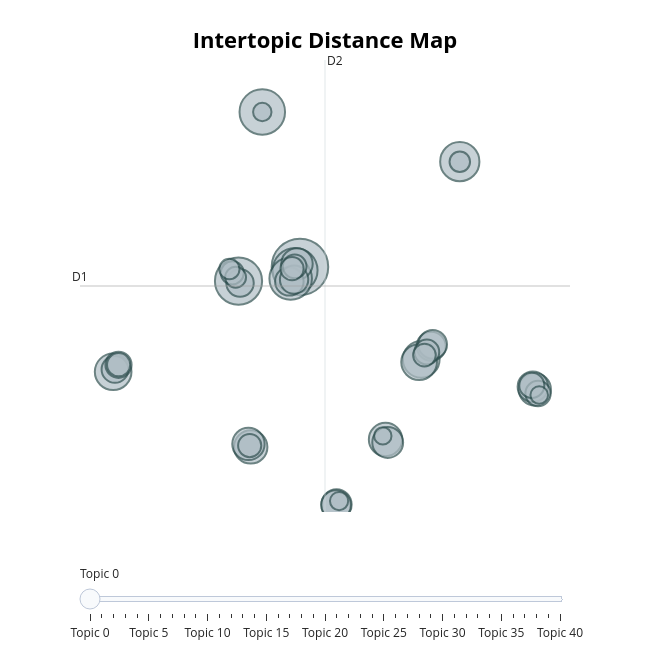

Notebook source saved alongside this figure:
### Code cell
topic_model.visualize_topics()

### Figure 1 — Plotly figure (JSON) as saved in the notebook; plotly's stock layout.template omitted (floating-point values rounded to 4 significant figures)
{"data": [{"customdata": [[0, "school | education | student | high | college", 434], [1, "care | health | nursing | patient | hospital", 302], [2, "report | annual | communication | comptroller | year", 281], [3, "wage | worker | employee | fund | compensation", 273], [4, "retirement | pension | benefit | board | creditable", 245], [5, "tax | exemption | property | senior | citizen", 209], [6, "land | authorize | parcel | convey | town", 183], [7, "child | foster | custody | family | parental", 182], [8, "housing | affordable | homelessness | eviction | home", 173], [9, "drug | substance | prescription | opioid | treatment", 151], [10, "parking | vehicle | motorcycle | driver | safety", 151], [11, "beverage | alcoholic | license | additional | premise", 142], [12, "water | resource | coastal | natural | fishery", 141], [13, "insurance | fee | consumer | automobile | motor", 134], [14, "transportation | electric | vehicle | rail | transit", 129], [15, "animal | dog | pesticide | pet | toxic", 126], [16, "emergency | safety | officer | personnel | technician", 124], [17, "police | officer | position | civil | exempt", 119], [18, "voting | voter | election | ballot | party", 115], [19, "amendment | legislative | constitution | proposal | rule", 112], [20, "veteran | guard | soldier | national | member", 110], [21, "leave | sick | bank | employee | trial", 109], [22, "mental | health | behavioral | psychiatric | care", 102], [23, "sexual | violence | assault | domestic | abuse", 97], [24, "crime | victim | parole | probation | violent", 93], [25, "energy | renewable | clean | efficiency | environmental", 87], [26, "waste | recycling | plastic | disposal | reduce", 85], [27, "meeting | election | town | hold | validate", 84], [28, "food | donation | restaurant | healthy | charitable", 76], [29, "firearm | gun | trafficking | illegal | weapon", 73], [30, "commission | special | final | review | revive", 73], [31, "marijuana | cannabis | tobacco | product | harm", 73], [32, "correction | plan | inspection | communication | health", 72], [33, "charter | town | city | amesbury | rule", 70], [34, "human | executive | communication | health | service", 59], [35, "credit | tax | income | earn | rehabilitation", 57], [36, "dph | correctional | facility | inspection | alzheimer", 56], [37, "summary | eotc | datum | process | report", 46], [38, "building | construction | safety | project | excavation", 45], [39, "gas | natural | pipeline | station | leak", 42], [40, "plate | license | registration | veteran | distinctive", 41]], "hovertemplate": "<b>Topic %{customdata[0]}</b><br>%{customdata[1]}<br>Size: %{customdata[2]}", "legendgroup": "", "marker": {"color": "#B0BEC5", "line": {"color": "DarkSlateGrey", "width": 2}, "size": [434, 302, 281, 273, 245, 209, 183, 182, 173, 151, 151, 142, 141, 134, 129, 126, 124, 119, 115, 112, 110, 109, 102, 97, 93, 87, 85, 84, 76, 73, 73, 73, 72, 70, 59, 57, 56, 46, 45, 42, 41], "sizemode": "area", "sizeref": 0.2712, "symbol": "circle"}, "mode": "markers", "name": "", "orientation": "v", "showlegend": false, "type": "scatter", "x": [-2.51, -7.021, -5.275, -2.863, -3.191, 9.226, 6.393, -16.22, 6.24, -6.123, 3.773, -6.292, 14.73, -2.727, 3.934, 14.59, 0.1755, 0.1408, 7.127, 7.233, -3.287, -2.941, -6.909, -16.09, -15.83, 14.97, 14.51, 6.804, -2.896, -15.82, -3.089, -6.199, -7.476, 6.631, -7.234, 9.226, -7.689, -5.275, 0.363, 15.06, 3.574], "xaxis": "x", "y": [10.82, 10.01, 19.58, 10.62, 10.16, 16.76, 5.589, 4.888, 5.435, 0.6418, 1.059, 0.8094, 3.899, 10.99, 0.8923, 4.041, -2.607, -2.642, 6.331, 6.437, 9.999, 10.1, 9.904, 5.021, 5.282, 3.661, 4.12, 6.005, 10.85, 5.292, 10.72, 0.7165, 10.48, 5.83, 10.23, 16.77, 10.7, 19.58, -2.42, 3.572, 1.263], "yaxis": "y"}], "layout": {"annotations": [{"showarrow": false, "text": "D1", "x": -18.66, "y": 9.738, "yshift": 10}, {"showarrow": false, "text": "D2", "x": -0.6705, "xshift": 10, "y": 22.51}], "height": 650, "hoverlabel": {"bgcolor": "white", "font": {"family": "Rockwell", "size": 16}}, "legend": {"itemsizing": "constant", "tracegroupgap": 0}, "margin": {"t": 60}, "shapes": [{"line": {"color": "#CFD8DC", "width": 2}, "type": "line", "x0": -0.6705, "x1": -0.6705, "y0": -3.038, "y1": 22.51}, {"line": {"color": "#9E9E9E", "width": 2}, "type": "line", "x0": -18.66, "x1": 17.32, "y0": 9.738, "y1": 9.738}], "sliders": [{"active": 0, "pad": {"t": 50}, "steps": [{"args": [{"marker.color": [["red", "#B0BEC5", "#B0BEC5", "#B0BEC5", "#B0BEC5", "#B0BEC5", "#B0BEC5", "#B0BEC5", "#B0BEC5", "#B0BEC5", "#B0BEC5", "#B0BEC5", "#B0BEC5", "#B0BEC5", "#B0BEC5", "#B0BEC5", "#B0BEC5", "#B0BEC5", "#B0BEC5", "#B0BEC5", "#B0BEC5", "#B0BEC5", "#B0BEC5", "#B0BEC5", "#B0BEC5", "#B0BEC5", "#B0BEC5", "#B0BEC5", "#B0BEC5", "#B0BEC5", "#B0BEC5", "#B0BEC5", "#B0BEC5", "#B0BEC5", "#B0BEC5", "#B0BEC5", "#B0BEC5", "#B0BEC5", "#B0BEC5", "#B0BEC5", "#B0BEC5"]]}], "label": "Topic 0", "method": "update"}, {"args": [{"marker.color": [["#B0BEC5", "red", "#B0BEC5", "#B0BEC5", "#B0BEC5", "#B0BEC5", "#B0BEC5", "#B0BEC5", "#B0BEC5", "#B0BEC5", "#B0BEC5", "#B0BEC5", "#B0BEC5", "#B0BEC5", "#B0BEC5", "#B0BEC5", "#B0BEC5", "#B0BEC5", "#B0BEC5", "#B0BEC5", "#B0BEC5", "#B0BEC5", "#B0BEC5", "#B0BEC5", "#B0BEC5", "#B0BEC5", "#B0BEC5", "#B0BEC5", "#B0BEC5", "#B0BEC5", "#B0BEC5", "#B0BEC5", "#B0BEC5", "#B0BEC5", "#B0BEC5", "#B0BEC5", "#B0BEC5", "#B0BEC5", "#B0BEC5", "#B0BEC5", "#B0BEC5"]]}], "label": "Topic 1", "method": "update"}, {"args": [{"marker.color": [["#B0BEC5", "#B0BEC5", "red", "#B0BEC5", "#B0BEC5", "#B0BEC5", "#B0BEC5", "#B0BEC5", "#B0BEC5", "#B0BEC5", "#B0BEC5", "#B0BEC5", "#B0BEC5", "#B0BEC5", "#B0BEC5", "#B0BEC5", "#B0BEC5", "#B0BEC5", "#B0BEC5", "#B0BEC5", "#B0BEC5", "#B0BEC5", "#B0BEC5", "#B0BEC5", "#B0BEC5", "#B0BEC5", "#B0BEC5", "#B0BEC5", "#B0BEC5", "#B0BEC5", "#B0BEC5", "#B0BEC5", "#B0BEC5", "#B0BEC5", "#B0BEC5", "#B0BEC5", "#B0BEC5", "#B0BEC5", "#B0BEC5", "#B0BEC5", "#B0BEC5"]]}], "label": "Topic 2", "method": "update"}, {"args": [{"marker.color": [["#B0BEC5", "#B0BEC5", "#B0BEC5", "red", "#B0BEC5", "#B0BEC5", "#B0BEC5", "#B0BEC5", "#B0BEC5", "#B0BEC5", "#B0BEC5", "#B0BEC5", "#B0BEC5", "#B0BEC5", "#B0BEC5", "#B0BEC5", "#B0BEC5", "#B0BEC5", "#B0BEC5", "#B0BEC5", "#B0BEC5", "#B0BEC5", "#B0BEC5", "#B0BEC5", "#B0BEC5", "#B0BEC5", "#B0BEC5", "#B0BEC5", "#B0BEC5", "#B0BEC5", "#B0BEC5", "#B0BEC5", "#B0BEC5", "#B0BEC5", "#B0BEC5", "#B0BEC5", "#B0BEC5", "#B0BEC5", "#B0BEC5", "#B0BEC5", "#B0BEC5"]]}], "label": "Topic 3", "method": "update"}, {"args": [{"marker.color": [["#B0BEC5", "#B0BEC5", "#B0BEC5", "#B0BEC5", "red", "#B0BEC5", "#B0BEC5", "#B0BEC5", "#B0BEC5", "#B0BEC5", "#B0BEC5", "#B0BEC5", "#B0BEC5", "#B0BEC5", "#B0BEC5", "#B0BEC5", "#B0BEC5", "#B0BEC5", "#B0BEC5", "#B0BEC5", "#B0BEC5", "#B0BEC5", "#B0BEC5", "#B0BEC5", "#B0BEC5", "#B0BEC5", "#B0BEC5", "#B0BEC5", "#B0BEC5", "#B0BEC5", "#B0BEC5", "#B0BEC5", "#B0BEC5", "#B0BEC5", "#B0BEC5", "#B0BEC5", "#B0BEC5", "#B0BEC5", "#B0BEC5", "#B0BEC5", "#B0BEC5"]]}], "label": "Topic 4", "method": "update"}, {"args": [{"marker.color": [["#B0BEC5", "#B0BEC5", "#B0BEC5", "#B0BEC5", "#B0BEC5", "red", "#B0BEC5", "#B0BEC5", "#B0BEC5", "#B0BEC5", "#B0BEC5", "#B0BEC5", "#B0BEC5", "#B0BEC5", "#B0BEC5", "#B0BEC5", "#B0BEC5", "#B0BEC5", "#B0BEC5", "#B0BEC5", "#B0BEC5", "#B0BEC5", "#B0BEC5", "#B0BEC5", "#B0BEC5", "#B0BEC5", "#B0BEC5", "#B0BEC5", "#B0BEC5", "#B0BEC5", "#B0BEC5", "#B0BEC5", "#B0BEC5", "#B0BEC5", "#B0BEC5", "#B0BEC5", "#B0BEC5", "#B0BEC5", "#B0BEC5", "#B0BEC5", "#B0BEC5"]]}], "label": "Topic 5", "method": "update"}, {"args": [{"marker.color": [["#B0BEC5", "#B0BEC5", "#B0BEC5", "#B0BEC5", "#B0BEC5", "#B0BEC5", "red", "#B0BEC5", "#B0BEC5", "#B0BEC5", "#B0BEC5", "#B0BEC5", "#B0BEC5", "#B0BEC5", "#B0BEC5", "#B0BEC5", "#B0BEC5", "#B0BEC5", "#B0BEC5", "#B0BEC5", "#B0BEC5", "#B0BEC5", "#B0BEC5", "#B0BEC5", "#B0BEC5", "#B0BEC5", "#B0BEC5", "#B0BEC5", "#B0BEC5", "#B0BEC5", "#B0BEC5", "#B0BEC5", "#B0BEC5", "#B0BEC5", "#B0BEC5", "#B0BEC5", "#B0BEC5", "#B0BEC5", "#B0BEC5", "#B0BEC5", "#B0BEC5"]]}], "label": "Topic 6", "method": "update"}, {"args": [{"marker.color": [["#B0BEC5", "#B0BEC5", "#B0BEC5", "#B0BEC5", "#B0BEC5", "#B0BEC5", "#B0BEC5", "red", "#B0BEC5", "#B0BEC5", "#B0BEC5", "#B0BEC5", "#B0BEC5", "#B0BEC5", "#B0BEC5", "#B0BEC5", "#B0BEC5", "#B0BEC5", "#B0BEC5", "#B0BEC5", "#B0BEC5", "#B0BEC5", "#B0BEC5", "#B0BEC5", "#B0BEC5", "#B0BEC5", "#B0BEC5", "#B0BEC5", "#B0BEC5", "#B0BEC5", "#B0BEC5", "#B0BEC5", "#B0BEC5", "#B0BEC5", "#B0BEC5", "#B0BEC5", "#B0BEC5", "#B0BEC5", "#B0BEC5", "#B0BEC5", "#B0BEC5"]]}], "label": "Topic 7", "method": "update"}, {"args": [{"marker.color": [["#B0BEC5", "#B0BEC5", "#B0BEC5", "#B0BEC5", "#B0BEC5", "#B0BEC5", "#B0BEC5", "#B0BEC5", "red", "#B0BEC5", "#B0BEC5", "#B0BEC5", "#B0BEC5", "#B0BEC5", "#B0BEC5", "#B0BEC5", "#B0BEC5", "#B0BEC5", "#B0BEC5", "#B0BEC5", "#B0BEC5", "#B0BEC5", "#B0BEC5", "#B0BEC5", "#B0BEC5", "#B0BEC5", "#B0BEC5", "#B0BEC5", "#B0BEC5", "#B0BEC5", "#B0BEC5", "#B0BEC5", "#B0BEC5", "#B0BEC5", "#B0BEC5", "#B0BEC5", "#B0BEC5", "#B0BEC5", "#B0BEC5", "#B0BEC5", "#B0BEC5"]]}], "label": "Topic 8", "method": "update"}, {"args": [{"marker.color": [["#B0BEC5", "#B0BEC5", "#B0BEC5", "#B0BEC5", "#B0BEC5", "#B0BEC5", "#B0BEC5", "#B0BEC5", "#B0BEC5", "red", "#B0BEC5", "#B0BEC5", "#B0BEC5", "#B0BEC5", "#B0BEC5", "#B0BEC5", "#B0BEC5", "#B0BEC5", "#B0BEC5", "#B0BEC5", "#B0BEC5", "#B0BEC5", "#B0BEC5", "#B0BEC5", "#B0BEC5", "#B0BEC5", "#B0BEC5", "#B0BEC5", "#B0BEC5", "#B0BEC5", "#B0BEC5", "#B0BEC5", "#B0BEC5", "#B0BEC5", "#B0BEC5", "#B0BEC5", "#B0BEC5", "#B0BEC5", "#B0BEC5", "#B0BEC5", "#B0BEC5"]]}], "label": "Topic 9", "method": "update"}, {"args": [{"marker.color": [["#B0BEC5", "#B0BEC5", "#B0BEC5", "#B0BEC5", "#B0BEC5", "#B0BEC5", "#B0BEC5", "#B0BEC5", "#B0BEC5", "#B0BEC5", "red", "#B0BEC5", "#B0BEC5", "#B0BEC5", "#B0BEC5", "#B0BEC5", "#B0BEC5", "#B0BEC5", "#B0BEC5", "#B0BEC5", "#B0BEC5", "#B0BEC5", "#B0BEC5", "#B0BEC5", "#B0BEC5", "#B0BEC5", "#B0BEC5", "#B0BEC5", "#B0BEC5", "#B0BEC5", "#B0BEC5", "#B0BEC5", "#B0BEC5", "#B0BEC5", "#B0BEC5", "#B0BEC5", "#B0BEC5", "#B0BEC5", "#B0BEC5", "#B0BEC5", "#B0BEC5"]]}], "label": "Topic 10", "method": "update"}, {"args": [{"marker.color": [["#B0BEC5", "#B0BEC5", "#B0BEC5", "#B0BEC5", "#B0BEC5", "#B0BEC5", "#B0BEC5", "#B0BEC5", "#B0BEC5", "#B0BEC5", "#B0BEC5", "red", "#B0BEC5", "#B0BEC5", "#B0BEC5", "#B0BEC5", "#B0BEC5", "#B0BEC5", "#B0BEC5", "#B0BEC5", "#B0BEC5", "#B0BEC5", "#B0BEC5", "#B0BEC5", "#B0BEC5", "#B0BEC5", "#B0BEC5", "#B0BEC5", "#B0BEC5", "#B0BEC5", "#B0BEC5", "#B0BEC5", "#B0BEC5", "#B0BEC5", "#B0BEC5", "#B0BEC5", "#B0BEC5", "#B0BEC5", "#B0BEC5", "#B0BEC5", "#B0BEC5"]]}], "label": "Topic 11", "method": "update"}, {"args": [{"marker.color": [["#B0BEC5", "#B0BEC5", "#B0BEC5", "#B0BEC5", "#B0BEC5", "#B0BEC5", "#B0BEC5", "#B0BEC5", "#B0BEC5", "#B0BEC5", "#B0BEC5", "#B0BEC5", "red", "#B0BEC5", "#B0BEC5", "#B0BEC5", "#B0BEC5", "#B0BEC5", "#B0BEC5", "#B0BEC5", "#B0BEC5", "#B0BEC5", "#B0BEC5", "#B0BEC5", "#B0BEC5", "#B0BEC5", "#B0BEC5", "#B0BEC5", "#B0BEC5", "#B0BEC5", "#B0BEC5", "#B0BEC5", "#B0BEC5", "#B0BEC5", "#B0BEC5", "#B0BEC5", "#B0BEC5", "#B0BEC5", "#B0BEC5", "#B0BEC5", "#B0BEC5"]]}], "label": "Topic 12", "method": "update"}, {"args": [{"marker.color": [["#B0BEC5", "#B0BEC5", "#B0BEC5", "#B0BEC5", "#B0BEC5", "#B0BEC5", "#B0BEC5", "#B0BEC5", "#B0BEC5", "#B0BEC5", "#B0BEC5", "#B0BEC5", "#B0BEC5", "red", "#B0BEC5", "#B0BEC5", "#B0BEC5", "#B0BEC5", "#B0BEC5", "#B0BEC5", "#B0BEC5", "#B0BEC5", "#B0BEC5", "#B0BEC5", "#B0BEC5", "#B0BEC5", "#B0BEC5", "#B0BEC5", "#B0BEC5", "#B0BEC5", "#B0BEC5", "#B0BEC5", "#B0BEC5", "#B0BEC5", "#B0BEC5", "#B0BEC5", "#B0BEC5", "#B0BEC5", "#B0BEC5", "#B0BEC5", "#B0BEC5"]]}], "label": "Topic 13", "method": "update"}, {"args": [{"marker.color": [["#B0BEC5", "#B0BEC5", "#B0BEC5", "#B0BEC5", "#B0BEC5", "#B0BEC5", "#B0BEC5", "#B0BEC5", "#B0BEC5", "#B0BEC5", "#B0BEC5", "#B0BEC5", "#B0BEC5", "#B0BEC5", "red", "#B0BEC5", "#B0BEC5", "#B0BEC5", "#B0BEC5", "#B0BEC5", "#B0BEC5", "#B0BEC5", "#B0BEC5", "#B0BEC5", "#B0BEC5", "#B0BEC5", "#B0BEC5", "#B0BEC5", "#B0BEC5", "#B0BEC5", "#B0BEC5", "#B0BEC5", "#B0BEC5", "#B0BEC5", "#B0BEC5", "#B0BEC5", "#B0BEC5", "#B0BEC5", "#B0BEC5", "#B0BEC5", "#B0BEC5"]]}], "label": "Topic 14", "method": "update"}, {"args": [{"marker.color": [["#B0BEC5", "#B0BEC5", "#B0BEC5", "#B0BEC5", "#B0BEC5", "#B0BEC5", "#B0BEC5", "#B0BEC5", "#B0BEC5", "#B0BEC5", "#B0BEC5", "#B0BEC5", "#B0BEC5", "#B0BEC5", "#B0BEC5", "red", "#B0BEC5", "#B0BEC5", "#B0BEC5", "#B0BEC5", "#B0BEC5", "#B0BEC5", "#B0BEC5", "#B0BEC5", "#B0BEC5", "#B0BEC5", "#B0BEC5", "#B0BEC5", "#B0BEC5", "#B0BEC5", "#B0BEC5", "#B0BEC5", "#B0BEC5", "#B0BEC5", "#B0BEC5", "#B0BEC5", "#B0BEC5", "#B0BEC5", "#B0BEC5", "#B0BEC5", "#B0BEC5"]]}], "label": "Topic 15", "method": "update"}, {"args": [{"marker.color": [["#B0BEC5", "#B0BEC5", "#B0BEC5", "#B0BEC5", "#B0BEC5", "#B0BEC5", "#B0BEC5", "#B0BEC5", "#B0BEC5", "#B0BEC5", "#B0BEC5", "#B0BEC5", "#B0BEC5", "#B0BEC5", "#B0BEC5", "#B0BEC5", "red", "#B0BEC5", "#B0BEC5", "#B0BEC5", "#B0BEC5", "#B0BEC5", "#B0BEC5", "#B0BEC5", "#B0BEC5", "#B0BEC5", "#B0BEC5", "#B0BEC5", "#B0BEC5", "#B0BEC5", "#B0BEC5", "#B0BEC5", "#B0BEC5", "#B0BEC5", "#B0BEC5", "#B0BEC5", "#B0BEC5", "#B0BEC5", "#B0BEC5", "#B0BEC5", "#B0BEC5"]]}], "label": "Topic 16", "method": "update"}, {"args": [{"marker.color": [["#B0BEC5", "#B0BEC5", "#B0BEC5", "#B0BEC5", "#B0BEC5", "#B0BEC5", "#B0BEC5", "#B0BEC5", "#B0BEC5", "#B0BEC5", "#B0BEC5", "#B0BEC5", "#B0BEC5", "#B0BEC5", "#B0BEC5", "#B0BEC5", "#B0BEC5", "red", "#B0BEC5", "#B0BEC5", "#B0BEC5", "#B0BEC5", "#B0BEC5", "#B0BEC5", "#B0BEC5", "#B0BEC5", "#B0BEC5", "#B0BEC5", "#B0BEC5", "#B0BEC5", "#B0BEC5", "#B0BEC5", "#B0BEC5", "#B0BEC5", "#B0BEC5", "#B0BEC5", "#B0BEC5", "#B0BEC5", "#B0BEC5", "#B0BEC5", "#B0BEC5"]]}], "label": "Topic 17", "method": "update"}, {"args": [{"marker.color": [["#B0BEC5", "#B0BEC5", "#B0BEC5", "#B0BEC5", "#B0BEC5", "#B0BEC5", "#B0BEC5", "#B0BEC5", "#B0BEC5", "#B0BEC5", "#B0BEC5", "#B0BEC5", "#B0BEC5", "#B0BEC5", "#B0BEC5", "#B0BEC5", "#B0BEC5", "#B0BEC5", "red", "#B0BEC5", "#B0BEC5", "#B0BEC5", "#B0BEC5", "#B0BEC5", "#B0BEC5", "#B0BEC5", "#B0BEC5", "#B0BEC5", "#B0BEC5", "#B0BEC5", "#B0BEC5", "#B0BEC5", "#B0BEC5", "#B0BEC5", "#B0BEC5", "#B0BEC5", "#B0BEC5", "#B0BEC5", "#B0BEC5", "#B0BEC5", "#B0BEC5"]]}], "label": "Topic 18", "method": "update"}, {"args": [{"marker.color": [["#B0BEC5", "#B0BEC5", "#B0BEC5", "#B0BEC5", "#B0BEC5", "#B0BEC5", "#B0BEC5", "#B0BEC5", "#B0BEC5", "#B0BEC5", "#B0BEC5", "#B0BEC5", "#B0BEC5", "#B0BEC5", "#B0BEC5", "#B0BEC5", "#B0BEC5", "#B0BEC5", "#B0BEC5", "red", "#B0BEC5", "#B0BEC5", "#B0BEC5", "#B0BEC5", "#B0BEC5", "#B0BEC5", "#B0BEC5", "#B0BEC5", "#B0BEC5", "#B0BEC5", "#B0BEC5", "#B0BEC5", "#B0BEC5", "#B0BEC5", "#B0BEC5", "#B0BEC5", "#B0BEC5", "#B0BEC5", "#B0BEC5", "#B0BEC5", "#B0BEC5"]]}], "label": "Topic 19", "method": "update"}, {"args": [{"marker.color": [["#B0BEC5", "#B0BEC5", "#B0BEC5", "#B0BEC5", "#B0BEC5", "#B0BEC5", "#B0BEC5", "#B0BEC5", "#B0BEC5", "#B0BEC5", "#B0BEC5", "#B0BEC5", "#B0BEC5", "#B0BEC5", "#B0BEC5", "#B0BEC5", "#B0BEC5", "#B0BEC5", "#B0BEC5", "#B0BEC5", "red", "#B0BEC5", "#B0BEC5", "#B0BEC5", "#B0BEC5", "#B0BEC5", "#B0BEC5", "#B0BEC5", "#B0BEC5", "#B0BEC5", "#B0BEC5", "#B0BEC5", "#B0BEC5", "#B0BEC5", "#B0BEC5", "#B0BEC5", "#B0BEC5", "#B0BEC5", "#B0BEC5", "#B0BEC5", "#B0BEC5"]]}], "label": "Topic 20", "method": "update"}, {"args": [{"marker.color": [["#B0BEC5", "#B0BEC5", "#B0BEC5", "#B0BEC5", "#B0BEC5", "#B0BEC5", "#B0BEC5", "#B0BEC5", "#B0BEC5", "#B0BEC5", "#B0BEC5", "#B0BEC5", "#B0BEC5", "#B0BEC5", "#B0BEC5", "#B0BEC5", "#B0BEC5", "#B0BEC5", "#B0BEC5", "#B0BEC5", "#B0BEC5", "red", "#B0BEC5", "#B0BEC5", "#B0BEC5", "#B0BEC5", "#B0BEC5", "#B0BEC5", "#B0BEC5", "#B0BEC5", "#B0BEC5", "#B0BEC5", "#B0BEC5", "#B0BEC5", "#B0BEC5", "#B0BEC5", "#B0BEC5", "#B0BEC5", "#B0BEC5", "#B0BEC5", "#B0BEC5"]]}], "label": "Topic 21", "method": "update"}, {"args": [{"marker.color": [["#B0BEC5", "#B0BEC5", "#B0BEC5", "#B0BEC5", "#B0BEC5", "#B0BEC5", "#B0BEC5", "#B0BEC5", "#B0BEC5", "#B0BEC5", "#B0BEC5", "#B0BEC5", "#B0BEC5", "#B0BEC5", "#B0BEC5", "#B0BEC5", "#B0BEC5", "#B0BEC5", "#B0BEC5", "#B0BEC5", "#B0BEC5", "#B0BEC5", "red", "#B0BEC5", "#B0BEC5", "#B0BEC5", "#B0BEC5", "#B0BEC5", "#B0BEC5", "#B0BEC5", "#B0BEC5", "#B0BEC5", "#B0BEC5", "#B0BEC5", "#B0BEC5", "#B0BEC5", "#B0BEC5", "#B0BEC5", "#B0BEC5", "#B0BEC5", "#B0BEC5"]]}], "label": "Topic 22", "method": "update"}, {"args": [{"marker.color": [["#B0BEC5", "#B0BEC5", "#B0BEC5", "#B0BEC5", "#B0BEC5", "#B0BEC5", "#B0BEC5", "#B0BEC5", "#B0BEC5", "#B0BEC5", "#B0BEC5", "#B0BEC5", "#B0BEC5", "#B0BEC5", "#B0BEC5", "#B0BEC5", "#B0BEC5", "#B0BEC5", "#B0BEC5", "#B0BEC5", "#B0BEC5", "#B0BEC5", "#B0BEC5", "red", "#B0BEC5", "#B0BEC5", "#B0BEC5", "#B0BEC5", "#B0BEC5", "#B0BEC5", "#B0BEC5", "#B0BEC5", "#B0BEC5", "#B0BEC5", "#B0BEC5", "#B0BEC5", "#B0BEC5", "#B0BEC5", "#B0BEC5", "#B0BEC5", "#B0BEC5"]]}], "label": "Topic 23", "method": "update"}, {"args": [{"marker.color": [["#B0BEC5", "#B0BEC5", "#B0BEC5", "#B0BEC5", "#B0BEC5", "#B0BEC5", "#B0BEC5", "#B0BEC5", "#B0BEC5", "#B0BEC5", "#B0BEC5", "#B0BEC5", "#B0BEC5", "#B0BEC5", "#B0BEC5", "#B0BEC5", "#B0BEC5", "#B0BEC5", "#B0BEC5", "#B0BEC5", "#B0BEC5", "#B0BEC5", "#B0BEC5", "#B0BEC5", "red", "#B0BEC5", "#B0BEC5", "#B0BEC5", "#B0BEC5", "#B0BEC5", "#B0BEC5", "#B0BEC5", "#B0BEC5", "#B0BEC5", "#B0BEC5", "#B0BEC5", "#B0BEC5", "#B0BEC5", "#B0BEC5", "#B0BEC5", "#B0BEC5"]]}], "label": "Topic 24", "method": "update"}, {"args": [{"marker.color": [["#B0BEC5", "#B0BEC5", "#B0BEC5", "#B0BEC5", "#B0BEC5", "#B0BEC5", "#B0BEC5", "#B0BEC5", "#B0BEC5", "#B0BEC5", "#B0BEC5", "#B0BEC5", "#B0BEC5", "#B0BEC5", "#B0BEC5", "#B0BEC5", "#B0BEC5", "#B0BEC5", "#B0BEC5", "#B0BEC5", "#B0BEC5", "#B0BEC5", "#B0BEC5", "#B0BEC5", "#B0BEC5", "red", "#B0BEC5", "#B0BEC5", "#B0BEC5", "#B0BEC5", "#B0BEC5", "#B0BEC5", "#B0BEC5", "#B0BEC5", "#B0BEC5", "#B0BEC5", "#B0BEC5", "#B0BEC5", "#B0BEC5", "#B0BEC5", "#B0BEC5"]]}], "label": "Topic 25", "method": "update"}, {"args": [{"marker.color": [["#B0BEC5", "#B0BEC5", "#B0BEC5", "#B0BEC5", "#B0BEC5", "#B0BEC5", "#B0BEC5", "#B0BEC5", "#B0BEC5", "#B0BEC5", "#B0BEC5", "#B0BEC5", "#B0BEC5", "#B0BEC5", "#B0BEC5", "#B0BEC5", "#B0BEC5", "#B0BEC5", "#B0BEC5", "#B0BEC5", "#B0BEC5", "#B0BEC5", "#B0BEC5", "#B0BEC5", "#B0BEC5", "#B0BEC5", "red", "#B0BEC5", "#B0BEC5", "#B0BEC5", "#B0BEC5", "#B0BEC5", "#B0BEC5", "#B0BEC5", "#B0BEC5", "#B0BEC5", "#B0BEC5", "#B0BEC5", "#B0BEC5", "#B0BEC5", "#B0BEC5"]]}], "label": "Topic 26", "method": "update"}, {"args": [{"marker.color": [["#B0BEC5", "#B0BEC5", "#B0BEC5", "#B0BEC5", "#B0BEC5", "#B0BEC5", "#B0BEC5", "#B0BEC5", "#B0BEC5", "#B0BEC5", "#B0BEC5", "#B0BEC5", "#B0BEC5", "#B0BEC5", "#B0BEC5", "#B0BEC5", "#B0BEC5", "#B0BEC5", "#B0BEC5", "#B0BEC5", "#B0BEC5", "#B0BEC5", "#B0BEC5", "#B0BEC5", "#B0BEC5", "#B0BEC5", "#B0BEC5", "red", "#B0BEC5", "#B0BEC5", "#B0BEC5", "#B0BEC5", "#B0BEC5", "#B0BEC5", "#B0BEC5", "#B0BEC5", "#B0BEC5", "#B0BEC5", "#B0BEC5", "#B0BEC5", "#B0BEC5"]]}], "label": "Topic 27", "method": "update"}, {"args": [{"marker.color": [["#B0BEC5", "#B0BEC5", "#B0BEC5", "#B0BEC5", "#B0BEC5", "#B0BEC5", "#B0BEC5", "#B0BEC5", "#B0BEC5", "#B0BEC5", "#B0BEC5", "#B0BEC5", "#B0BEC5", "#B0BEC5", "#B0BEC5", "#B0BEC5", "#B0BEC5", "#B0BEC5", "#B0BEC5", "#B0BEC5", "#B0BEC5", "#B0BEC5", "#B0BEC5", "#B0BEC5", "#B0BEC5", "#B0BEC5", "#B0BEC5", "#B0BEC5", "red", "#B0BEC5", "#B0BEC5", "#B0BEC5", "#B0BEC5", "#B0BEC5", "#B0BEC5", "#B0BEC5", "#B0BEC5", "#B0BEC5", "#B0BEC5", "#B0BEC5", "#B0BEC5"]]}], "label": "Topic 28", "method": "update"}, {"args": [{"marker.color": [["#B0BEC5", "#B0BEC5", "#B0BEC5", "#B0BEC5", "#B0BEC5", "#B0BEC5", "#B0BEC5", "#B0BEC5", "#B0BEC5", "#B0BEC5", "#B0BEC5", "#B0BEC5", "#B0BEC5", "#B0BEC5", "#B0BEC5", "#B0BEC5", "#B0BEC5", "#B0BEC5", "#B0BEC5", "#B0BEC5", "#B0BEC5", "#B0BEC5", "#B0BEC5", "#B0BEC5", "#B0BEC5", "#B0BEC5", "#B0BEC5", "#B0BEC5", "#B0BEC5", "red", "#B0BEC5", "#B0BEC5", "#B0BEC5", "#B0BEC5", "#B0BEC5", "#B0BEC5", "#B0BEC5", "#B0BEC5", "#B0BEC5", "#B0BEC5", "#B0BEC5"]]}], "label": "Topic 29", "method": "update"}, {"args": [{"marker.color": [["#B0BEC5", "#B0BEC5", "#B0BEC5", "#B0BEC5", "#B0BEC5", "#B0BEC5", "#B0BEC5", "#B0BEC5", "#B0BEC5", "#B0BEC5", "#B0BEC5", "#B0BEC5", "#B0BEC5", "#B0BEC5", "#B0BEC5", "#B0BEC5", "#B0BEC5", "#B0BEC5", "#B0BEC5", "#B0BEC5", "#B0BEC5", "#B0BEC5", "#B0BEC5", "#B0BEC5", "#B0BEC5", "#B0BEC5", "#B0BEC5", "#B0BEC5", "#B0BEC5", "#B0BEC5", "red", "#B0BEC5", "#B0BEC5", "#B0BEC5", "#B0BEC5", "#B0BEC5", "#B0BEC5", "#B0BEC5", "#B0BEC5", "#B0BEC5", "#B0BEC5"]]}], "label": "Topic 30", "method": "update"}, {"args": [{"marker.color": [["#B0BEC5", "#B0BEC5", "#B0BEC5", "#B0BEC5", "#B0BEC5", "#B0BEC5", "#B0BEC5", "#B0BEC5", "#B0BEC5", "#B0BEC5", "#B0BEC5", "#B0BEC5", "#B0BEC5", "#B0BEC5", "#B0BEC5", "#B0BEC5", "#B0BEC5", "#B0BEC5", "#B0BEC5", "#B0BEC5", "#B0BEC5", "#B0BEC5", "#B0BEC5", "#B0BEC5", "#B0BEC5", "#B0BEC5", "#B0BEC5", "#B0BEC5", "#B0BEC5", "#B0BEC5", "#B0BEC5", "red", "#B0BEC5", "#B0BEC5", "#B0BEC5", "#B0BEC5", "#B0BEC5", "#B0BEC5", "#B0BEC5", "#B0BEC5", "#B0BEC5"]]}], "label": "Topic 31", "method": "update"}, {"args": [{"marker.color": [["#B0BEC5", "#B0BEC5", "#B0BEC5", "#B0BEC5", "#B0BEC5", "#B0BEC5", "#B0BEC5", "#B0BEC5", "#B0BEC5", "#B0BEC5", "#B0BEC5", "#B0BEC5", "#B0BEC5", "#B0BEC5", "#B0BEC5", "#B0BEC5", "#B0BEC5", "#B0BEC5", "#B0BEC5", "#B0BEC5", "#B0BEC5", "#B0BEC5", "#B0BEC5", "#B0BEC5", "#B0BEC5", "#B0BEC5", "#B0BEC5", "#B0BEC5", "#B0BEC5", "#B0BEC5", "#B0BEC5", "#B0BEC5", "red", "#B0BEC5", "#B0BEC5", "#B0BEC5", "#B0BEC5", "#B0BEC5", "#B0BEC5", "#B0BEC5", "#B0BEC5"]]}], "label": "Topic 32", "method": "update"}, {"args": [{"marker.color": [["#B0BEC5", "#B0BEC5", "#B0BEC5", "#B0BEC5", "#B0BEC5", "#B0BEC5", "#B0BEC5", "#B0BEC5", "#B0BEC5", "#B0BEC5", "#B0BEC5", "#B0BEC5", "#B0BEC5", "#B0BEC5", "#B0BEC5", "#B0BEC5", "#B0BEC5", "#B0BEC5", "#B0BEC5", "#B0BEC5", "#B0BEC5", "#B0BEC5", "#B0BEC5", "#B0BEC5", "#B0BEC5", "#B0BEC5", "#B0BEC5", "#B0BEC5", "#B0BEC5", "#B0BEC5", "#B0BEC5", "#B0BEC5", "#B0BEC5", "red", "#B0BEC5", "#B0BEC5", "#B0BEC5", "#B0BEC5", "#B0BEC5", "#B0BEC5", "#B0BEC5"]]}], "label": "Topic 33", "method": "update"}, {"args": [{"marker.color": [["#B0BEC5", "#B0BEC5", "#B0BEC5", "#B0BEC5", "#B0BEC5", "#B0BEC5", "#B0BEC5", "#B0BEC5", "#B0BEC5", "#B0BEC5", "#B0BEC5", "#B0BEC5", "#B0BEC5", "#B0BEC5", "#B0BEC5", "#B0BEC5", "#B0BEC5", "#B0BEC5", "#B0BEC5", "#B0BEC5", "#B0BEC5", "#B0BEC5", "#B0BEC5", "#B0BEC5", "#B0BEC5", "#B0BEC5", "#B0BEC5", "#B0BEC5", "#B0BEC5", "#B0BEC5", "#B0BEC5", "#B0BEC5", "#B0BEC5", "#B0BEC5", "red", "#B0BEC5", "#B0BEC5", "#B0BEC5", "#B0BEC5", "#B0BEC5", "#B0BEC5"]]}], "label": "Topic 34", "method": "update"}, {"args": [{"marker.color": [["#B0BEC5", "#B0BEC5", "#B0BEC5", "#B0BEC5", "#B0BEC5", "#B0BEC5", "#B0BEC5", "#B0BEC5", "#B0BEC5", "#B0BEC5", "#B0BEC5", "#B0BEC5", "#B0BEC5", "#B0BEC5", "#B0BEC5", "#B0BEC5", "#B0BEC5", "#B0BEC5", "#B0BEC5", "#B0BEC5", "#B0BEC5", "#B0BEC5", "#B0BEC5", "#B0BEC5", "#B0BEC5", "#B0BEC5", "#B0BEC5", "#B0BEC5", "#B0BEC5", "#B0BEC5", "#B0BEC5", "#B0BEC5", "#B0BEC5", "#B0BEC5", "#B0BEC5", "red", "#B0BEC5", "#B0BEC5", "#B0BEC5", "#B0BEC5", "#B0BEC5"]]}], "label": "Topic 35", "method": "update"}, {"args": [{"marker.color": [["#B0BEC5", "#B0BEC5", "#B0BEC5", "#B0BEC5", "#B0BEC5", "#B0BEC5", "#B0BEC5", "#B0BEC5", "#B0BEC5", "#B0BEC5", "#B0BEC5", "#B0BEC5", "#B0BEC5", "#B0BEC5", "#B0BEC5", "#B0BEC5", "#B0BEC5", "#B0BEC5", "#B0BEC5", "#B0BEC5", "#B0BEC5", "#B0BEC5", "#B0BEC5", "#B0BEC5", "#B0BEC5", "#B0BEC5", "#B0BEC5", "#B0BEC5", "#B0BEC5", "#B0BEC5", "#B0BEC5", "#B0BEC5", "#B0BEC5", "#B0BEC5", "#B0BEC5", "#B0BEC5", "red", "#B0BEC5", "#B0BEC5", "#B0BEC5", "#B0BEC5"]]}], "label": "Topic 36", "method": "update"}, {"args": [{"marker.color": [["#B0BEC5", "#B0BEC5", "#B0BEC5", "#B0BEC5", "#B0BEC5", "#B0BEC5", "#B0BEC5", "#B0BEC5", "#B0BEC5", "#B0BEC5", "#B0BEC5", "#B0BEC5", "#B0BEC5", "#B0BEC5", "#B0BEC5", "#B0BEC5", "#B0BEC5", "#B0BEC5", "#B0BEC5", "#B0BEC5", "#B0BEC5", "#B0BEC5", "#B0BEC5", "#B0BEC5", "#B0BEC5", "#B0BEC5", "#B0BEC5", "#B0BEC5", "#B0BEC5", "#B0BEC5", "#B0BEC5", "#B0BEC5", "#B0BEC5", "#B0BEC5", "#B0BEC5", "#B0BEC5", "#B0BEC5", "red", "#B0BEC5", "#B0BEC5", "#B0BEC5"]]}], "label": "Topic 37", "method": "update"}, {"args": [{"marker.color": [["#B0BEC5", "#B0BEC5", "#B0BEC5", "#B0BEC5", "#B0BEC5", "#B0BEC5", "#B0BEC5", "#B0BEC5", "#B0BEC5", "#B0BEC5", "#B0BEC5", "#B0BEC5", "#B0BEC5", "#B0BEC5", "#B0BEC5", "#B0BEC5", "#B0BEC5", "#B0BEC5", "#B0BEC5", "#B0BEC5", "#B0BEC5", "#B0BEC5", "#B0BEC5", "#B0BEC5", "#B0BEC5", "#B0BEC5", "#B0BEC5", "#B0BEC5", "#B0BEC5", "#B0BEC5", "#B0BEC5", "#B0BEC5", "#B0BEC5", "#B0BEC5", "#B0BEC5", "#B0BEC5", "#B0BEC5", "#B0BEC5", "red", "#B0BEC5", "#B0BEC5"]]}], "label": "Topic 38", "method": "update"}, {"args": [{"marker.color": [["#B0BEC5", "#B0BEC5", "#B0BEC5", "#B0BEC5", "#B0BEC5", "#B0BEC5", "#B0BEC5", "#B0BEC5", "#B0BEC5", "#B0BEC5", "#B0BEC5", "#B0BEC5", "#B0BEC5", "#B0BEC5", "#B0BEC5", "#B0BEC5", "#B0BEC5", "#B0BEC5", "#B0BEC5", "#B0BEC5", "#B0BEC5", "#B0BEC5", "#B0BEC5", "#B0BEC5", "#B0BEC5", "#B0BEC5", "#B0BEC5", "#B0BEC5", "#B0BEC5", "#B0BEC5", "#B0BEC5", "#B0BEC5", "#B0BEC5", "#B0BEC5", "#B0BEC5", "#B0BEC5", "#B0BEC5", "#B0BEC5", "#B0BEC5", "red", "#B0BEC5"]]}], "label": "Topic 39", "method": "update"}, {"args": [{"marker.color": [["#B0BEC5", "#B0BEC5", "#B0BEC5", "#B0BEC5", "#B0BEC5", "#B0BEC5", "#B0BEC5", "#B0BEC5", "#B0BEC5", "#B0BEC5", "#B0BEC5", "#B0BEC5", "#B0BEC5", "#B0BEC5", "#B0BEC5", "#B0BEC5", "#B0BEC5", "#B0BEC5", "#B0BEC5", "#B0BEC5", "#B0BEC5", "#B0BEC5", "#B0BEC5", "#B0BEC5", "#B0BEC5", "#B0BEC5", "#B0BEC5", "#B0BEC5", "#B0BEC5", "#B0BEC5", "#B0BEC5", "#B0BEC5", "#B0BEC5", "#B0BEC5", "#B0BEC5", "#B0BEC5", "#B0BEC5", "#B0BEC5", "#B0BEC5", "#B0BEC5", "red"]]}], "label": "Topic 40", "method": "update"}]}], "title": {"font": {"color": "Black", "size": 22}, "text": "<b>Intertopic Distance Map</b>", "x": 0.5, "xanchor": "center", "y": 0.95, "yanchor": "top"}, "width": 650, "xaxis": {"anchor": "y", "domain": [0, 1], "range": [-18.66, 17.32], "title": {"text": ""}, "visible": false}, "yaxis": {"anchor": "x", "domain": [0, 1], "range": [-3.038, 22.51], "title": {"text": ""}, "visible": false}}}
